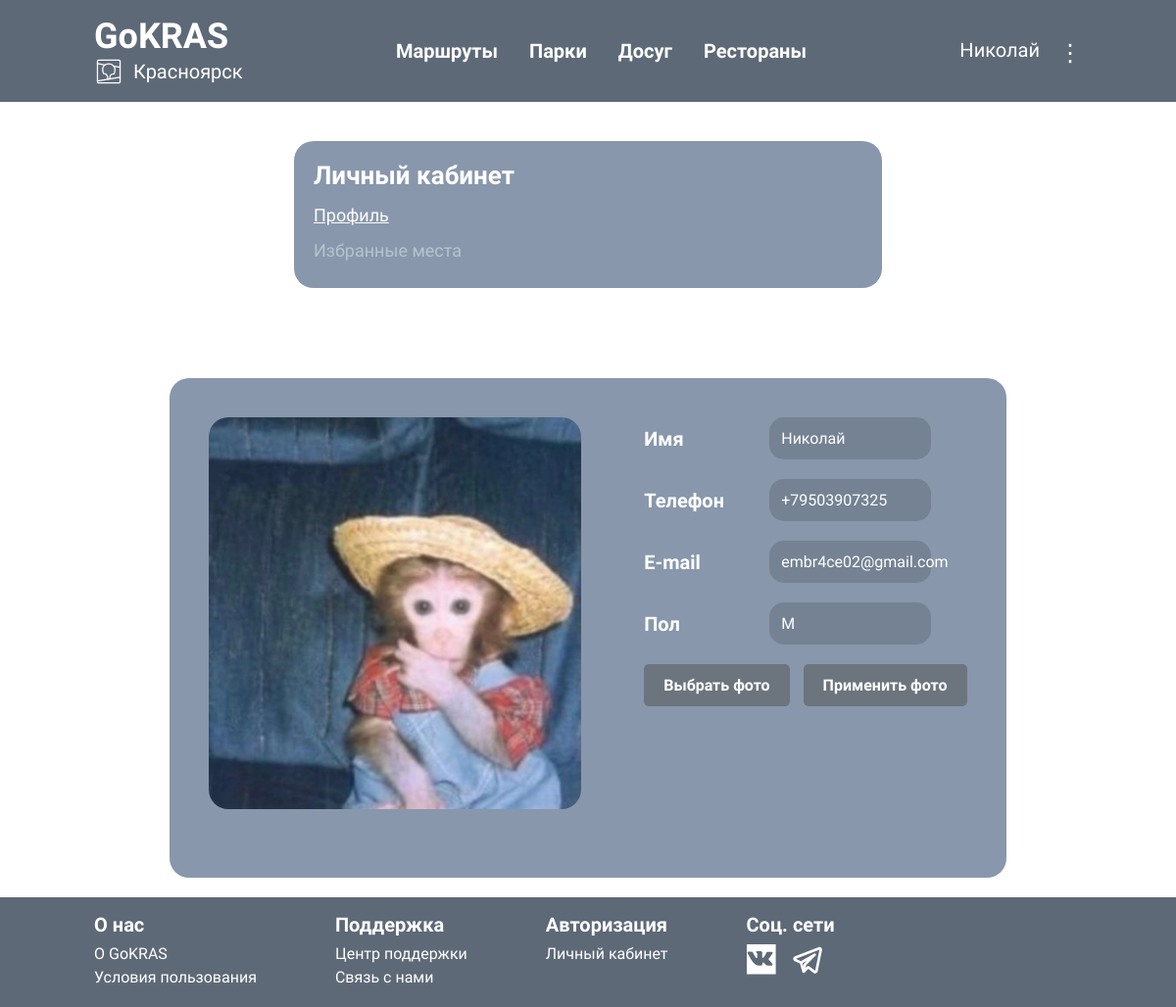
/profile/ (signed in), run on the app's committed database.
### users/models.py (models this page shows, shortened)
class User(AbstractUser):
    GENDER_CHOICES = [
        ('M', 'Мужской'),
        ('W', 'Женский'),
    ]
    gender = models.CharField(max_length=1, choices=GENDER_CHOICES, blank=True, null=True)
    phone = models.CharField(max_length=15, blank=True, null=True)
    photo = models.ImageField(blank=True, default="default.jpg", upload_to="images")
    username = models.CharField(max_length=150, blank=True, null=True)
    email = models.EmailField(unique=True)
    is_active = models.BooleanField(default=True)
    is_staff = models.BooleanField(default=False)
    is_superuser = models.BooleanField(default=False)
    USERNAME_FIELD = 'email'
    REQUIRED_FIELDS = ['username']  # username нужно в списке обязательных полей
    objects = CustomUserManager()

### users/views.py (the view, shortened to what this page needs)
# urls.py: path("profile/", ProfilePageView.as_view(), name='profile'),
@method_decorator(login_required, name='dispatch')
class ProfilePageView(TemplateView):
    template_name = 'users/profile.html'
    model = Favorites
    def get_context_data(self, **kwargs):
        context = super().get_context_data(**kwargs)
        favorite_places = Favorites.objects.filter(user=self.request.user)
        context['favorite_places'] = favorite_places
        for favorite in favorite_places:
            favorite.place.card_photo_url = f"/media/images/{favorite.place.slug}_card.jpg"
        context['photo_form'] = UserProfileForm(instance=self.request.user)
        return context

### users/templates/users/profile.html (shortened to what this page needs)
{% extends "base.html" %}
{% load static %}
{% block content %}
<div class="profile__container">
    <div class="profile__sidebar">
        <h2>Личный кабинет</h2>
        <ul>
            <li><a href="#" id="profile-link" class="nav-link">Профиль</a></li>
            <li><a href="#" id="favourites-link" class="nav-link">Избранные места</a></li>
        </ul>
    </div>
    <div class="profile__info">
        <div class="profile__picture">
            {% if user.photo %}
                <img src="{{ user.photo.url }}" alt="Фото профиля" class="profile-photo">
            {% else %}
                <img src="{% static 'images/default.jpg' %}" alt="Фото профиля" class="profile-photo">
            {% endif %}
        </div>
        <div class="profileform__container">
            <div class="profile__group">
                <label for="first-name">Имя</label>
                <p>{{ user.username }}</p>
            </div>
            <div class="profile__group">
                <label for="phone">Телефон</label>
                <p>{{ user.phone }}</p>
            </div>
            <div class="profile__group">
                <label for="email">E-mail</label>
                <p>{{ user.email }}</p>
            </div>
            <div class="profile__group">
                <label for="gender">Пол</label>
                <p>{{ user.gender }}</p>
            </div>
            <form method="post" enctype="multipart/form-data" action="{% url 'profile' %}">
                    <label for="photo" class="file-upload-label">Выбрать фото</label>
                <button type="submit" class="btn lightgrayprofile__button">Применить фото</button>
            </form>
        </div>
    </div>
</div>
{% endblock %}

### templates/base.html (shortened to what this page needs)
{% load static %}
<!DOCTYPE html>
<html lang="en">
<head>
    <link rel="stylesheet" href="{% static 'css/styles.css' %}">
</head>
<body>
    <div class="wrapper">
        <header class="base__header">
            <a href="{% url 'route_main' %}">
            <div class="logo">
                GoKRAS
                <div class="logo__geo">
                    <p class="title__geo">Красноярск</p>
                </div>
            </div>
            </a>
            <div class="nav__buttons">
                <nav class="nav__header">
                    <ul><a href="{% url 'routes_list' %}">Маршруты</a></ul>
                    <ul><a href="{% url 'parks_list' %}">Парки</a></ul>
                    <ul><a href="{% url 'rests_list' %}">Досуг</a></ul>
                    <ul><a href="{% url 'restaurants_list' %}">Рестораны</a></ul>
                </nav>
            </div>
            <div class="login__header">
                {% if request.user.is_authenticated %}
                    <a href="{% url 'profile' %}">
                        <span class="username">{{ request.user.username }}</span>
                    </a>
                    <div class="menu-container">
                        <button class="menu-button" onclick="toggleMenu()">&#x22EE;</button>
                    </div>
                {% else %}
                    <a href="{% url 'login' %}" class="button__gray">Войти</a>
                {% endif %}
            </div>
        </header>
        <main>
            {% block content %}
            {% endblock %}
            </main>
        <footer class="base__footer">
            <div class="infblock__footer">
                <h3 class="footer__title">О нас</h3>
                <ul class="footer_info">О GoKRAS</ul>
                <ul class="footer_info">Условия пользования</ul>
            </div>
            <div class="infblock__footer">
                <h3 class="footer__title">Поддержка</h3>
                <ul class="footer_info">Центр поддержки</ul>
                <ul class="footer_info">Связь с нами</ul>
            </div>
            <div class="infblock__footer">
                <h3 class="footer__title">Авторизация</h3>
                <ul class="footer_info">Личный кабинет</ul>
            </div>
            <div class="infblock__footer">
                <h3 class="footer__title">Соц. сети</h3>
                <div class="svg__footer">
                    <div class="vk">
                    </div>
                    <div class="tg">
                    </div>
                </div>
            </div>
        </footer>
    </div>
</body>
</html>

### static/css/styles.css (style rules this page uses)
* { padding: 0px; margin: 0px; border: none; }
*, *::before, *::after { box-sizing: border-box; }
a, a:link, a:visited { text-decoration: none; color: inherit; }
aside, nav, footer, header, section, main { display: block; }
h1, h2, h3, h4, h5, h6, p { font-size: inherit; font-weight: inherit; }
ul, ul li { list-style: none; }
img { vertical-align: top; }
img, svg { max-width: 100%; height: auto; }
input, textarea, button, select { font-family: inherit; font-size: inherit; color: inherit; background-color: transparent; }
button, input[type="submit"] { display: inline-block; box-shadow: none; background-color: transparent; background: none; cursor: pointer; }
label { cursor: pointer; }
body { min-width: 250px; height: 100%; font-family: 'Trip Sans', sans-serif; background-color: white; }
.wrapper { max-width: 2120px; min-width: 250px; min-height: 100vh; margin: 0 auto; display: flex; flex-direction: column; }
main { flex: 1 0 auto; }
.logo { margin-left: 5rem; font-size: 36px; font-weight: 700; }
.logo__geo { display: flex; align-items: center; gap: 10px; font-size: 20px; font-weight: 400; }
.base__header { background-color: #5E6977; color: white; padding: 1rem; display: flex; justify-content: space-between; align-items: center; flex-wrap: wrap; }
.nav__header { display: flex; flex-direction: row; font-size: 20px; font-weight: bold; gap: 2rem; }
.nav__header ul { position: relative; }
.nav__header ul::after { content: ''; position: absolute; left: 0; bottom: -10px; width: 100%; height: 2px; background-color: transparent; transition: background-color 0.3s; }
.login__header { margin-right: 5rem; }
.base__footer { padding: 1rem; background-color: #5E6977; color: white; display: flex; justify-content: flex-start; flex-wrap: wrap; flex: 0 0 auto; }
.footer__title { font-size: 20px; font-weight: bold; margin-bottom: 0.5rem; }
.footer_info { margin-bottom: 0.3rem; }
.infblock__footer { margin-left: 5rem; }
.svg__footer { display: flex; gap: 1rem; }
.username { display: inline-block; height: 30px; line-height: 30px; margin-right: 15px; font-size: 20px; }
.menu-container { display: inline-block; position: relative; }
.menu-button { background: none; border: none; cursor: pointer; font-size: 24px; display: inline-block; vertical-align: middle; }
.profile__container { display: flex; min-height: 100vh; }
.profile__sidebar { width: 300px; background-color: #8897AB; padding: 20px; margin: 40px 20px 20px 20px; display: flex; flex-direction: column; height: 150px; border-radius: 20px; }
.profile__sidebar h2 { color: white; font-size: 26px; font-weight: bold; }
.profile__sidebar ul li { margin: 15px 0; }
.profile__sidebar ul li a { text-decoration: none; color: #b5c5cd; font-size: 18px; }
.profile__info { display: flex; padding: 40px; background-color: #8897AB; margin: 40px 20px 20px 20px; border-radius: 20px; flex: 1; gap: 4rem; height: 90%; }
.profile__picture { display: flex; justify-content: center; margin-bottom: 30px; height: 400px; border-radius: 15px; }
.profile__picture img { border-radius: 20px; width: 100%; height: 100%; object-fit: contain; }
.profileform__container { flex: 1; display: flex; flex-direction: column; }
.profile__group { display: flex; margin-bottom: 20px; gap: 1rem; }
.profile__group p { background-color: #748293; color: white; width: 50%; padding: 12px; border-radius: 15px; font-size: 16px; cursor: text; }
.profile__group label { color: white; font-weight: bold; width: 7rem; font-size: 20px; margin-top: 10px; }
.file-upload-label { display: inline-block; padding: 12px 20px; background-color: #6c757d; color: white; border-radius: 5px; font-size: 16px; cursor: pointer; transition: background-color 0.3s ease; margin: 0 10px 10px 0; font-weight: bold; }
.lightgrayprofile__button { display: inline-block; padding: 12px 20px; background-color: #6c757d; color: white; border-radius: 5px; font-size: 16px; cursor: pointer; transition: background-color 0.3s ease; font-weight: bold; }
.nav-link.active { color: white; text-decoration: underline; }
@media (max-width: 1240px) { .profile__container { display: flex; flex-direction: column; gap: 2rem; align-items: center; } }
@media (max-width: 1240px) { .profile__sidebar { width: 50%; } }
@media (max-width: 1240px) { .profile__info { flex-direction: row; flex: unset; } }

### data on the page
User: user.username "Николай", photo (picture), username "Николай", phone "+79503907325", email "embr4ce02@gmail.com", gender "M"
